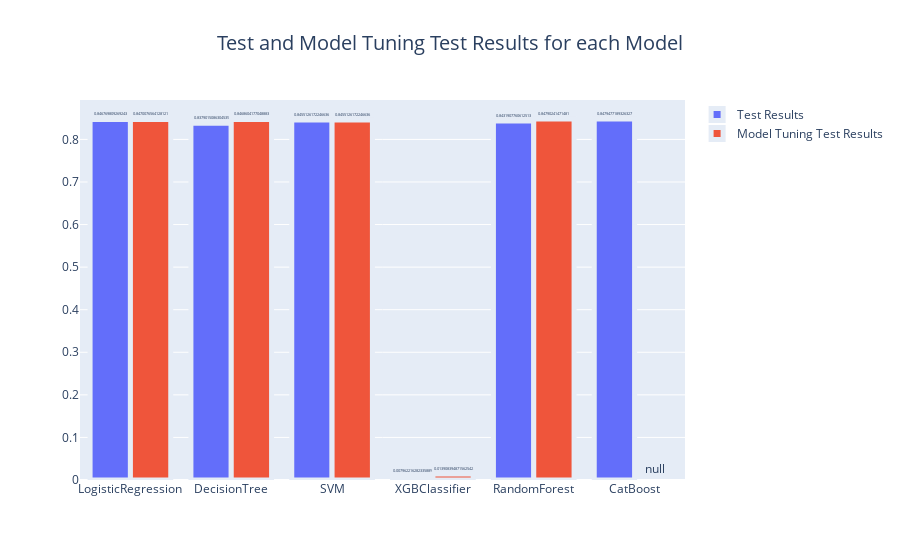
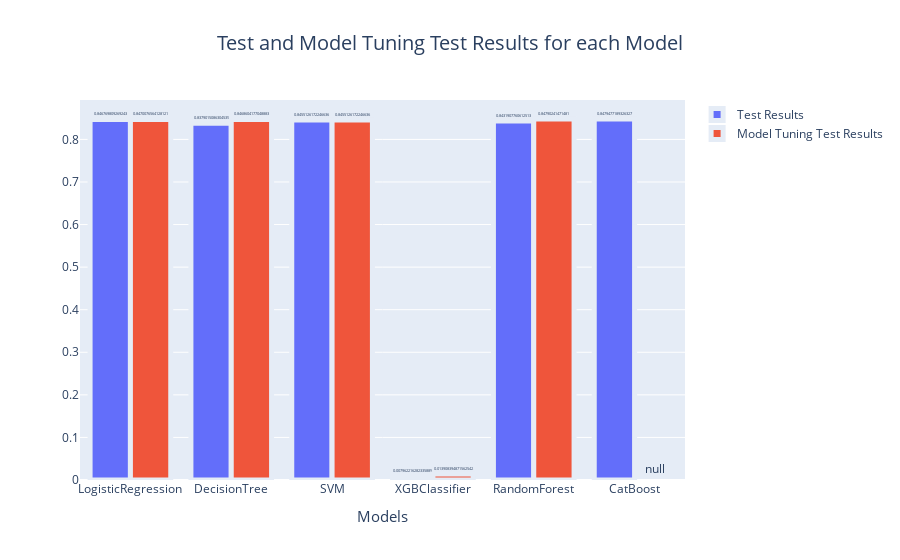
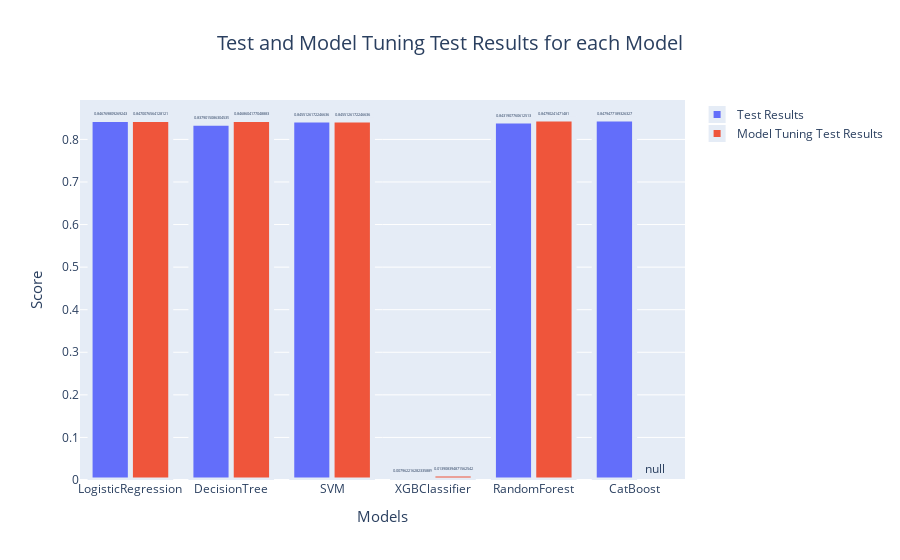
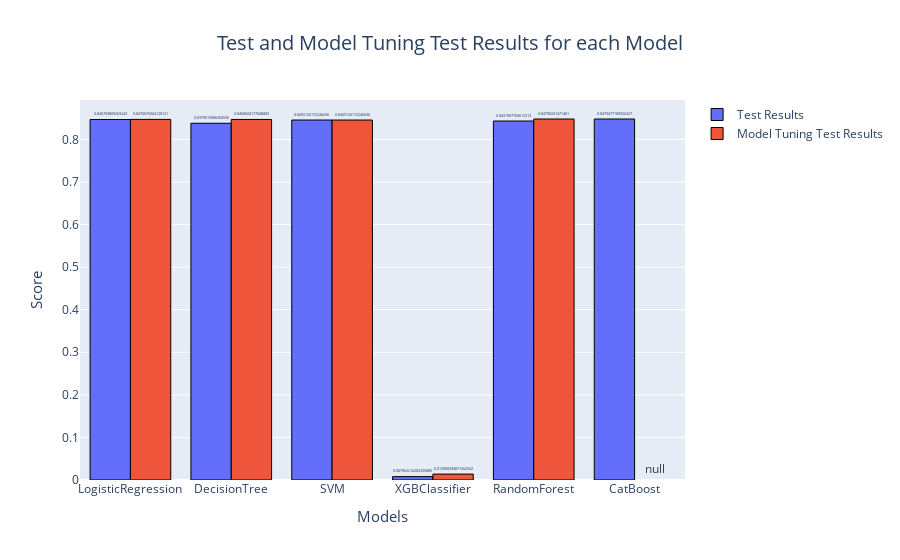

Here is the notebook cell these charts were saved with, in order:
### Code cell
# Get test and model tuning test score for each model
# Make lits of test score for each model and a model name list
test_list = [accuracy_log, accuracy_dectree, accuracy_svm, accuracy_gb, accuracy_ranfor, accuracy ]

tuning_test_list = [logreg_gscv_acc, decision_tree_gscv_acc, svm_gscv_acc, gradient_boosting_gscv_acc, random_forest_gscv_acc]

model_names = ['LogisticRegression', 'DecisionTree','SVM', 'XGBClassifier', 'RandomForest','CatBoost']


# Make dataframes of each test score
test_list = pd.DataFrame(test_list)
tuning_test_list = pd.DataFrame(tuning_test_list)
model_names = pd.DataFrame(model_names)

# Name each column
test_list.columns = ['Default']
tuning_test_list.columns = ['with RandomSearchCV']
model_names.columns = ['model']

# Concatenate each column
over_all_score = pd.concat([model_names, test_list, tuning_test_list], axis=1)
print(over_all_score)

    
# Plot bar chart of each test score results
fig = go.Figure(data=[go.Bar(x=over_all_score['model'], y=over_all_score['Default'], 
                             name='Test Results', texttemplate='%{y:20,.4f}', 
                             textposition='outside', marker={'line': {'width': 5}}),
                      go.Bar(x=over_all_score['model'], y=over_all_score['with RandomSearchCV'], 
                             name='Model Tuning Test Results', texttemplate='%{y:20,.4f}', 
                             textposition='outside', marker={'line': {'width': 5}})])
fig.update_layout(title_text='Test and Model Tuning Test Results for each Model',
                  title_x=0.5, title_font=dict(size=20))
fig.update_xaxes(title_text='Models', title_font={'size': 15})
fig.update_yaxes(title_text='Score', title_font={'size': 15})
fig.update_traces(marker={'line': {'color': 'Black', 'width': 1}})
fig.show()

### Figure 1 — Plotly figure (JSON) as saved in the notebook; plotly's stock layout.template omitted (floating-point values rounded to 4 significant figures)
{"data": [{"marker": {"line": {"width": 5}}, "name": "Test Results", "textposition": "outside", "texttemplate": "%{y:20,.4f}", "type": "bar", "x": ["LogisticRegression", "DecisionTree", "SVM", "XGBClassifier", "RandomForest", "CatBoost"], "y": [0.8468, 0.8379, 0.8455, 0.007962, 0.8432, 0.8479]}, {"marker": {"line": {"width": 5}}, "name": "Model Tuning Test Results", "textposition": "outside", "texttemplate": "%{y:20,.4f}", "type": "bar", "x": ["LogisticRegression", "DecisionTree", "SVM", "XGBClassifier", "RandomForest", "CatBoost"], "y": [0.847, 0.8469, 0.8455, 0.01391, 0.8479, null]}], "layout": {"title": {"font": {"size": 20}, "text": "Test and Model Tuning Test Results for each Model", "x": 0.5}}}

### Figure 2 — Plotly figure (JSON) as saved in the notebook; plotly's stock layout.template omitted (floating-point values rounded to 4 significant figures)
{"data": [{"marker": {"line": {"width": 5}}, "name": "Test Results", "textposition": "outside", "texttemplate": "%{y:20,.4f}", "type": "bar", "x": ["LogisticRegression", "DecisionTree", "SVM", "XGBClassifier", "RandomForest", "CatBoost"], "y": [0.8468, 0.8379, 0.8455, 0.007962, 0.8432, 0.8479]}, {"marker": {"line": {"width": 5}}, "name": "Model Tuning Test Results", "textposition": "outside", "texttemplate": "%{y:20,.4f}", "type": "bar", "x": ["LogisticRegression", "DecisionTree", "SVM", "XGBClassifier", "RandomForest", "CatBoost"], "y": [0.847, 0.8469, 0.8455, 0.01391, 0.8479, null]}], "layout": {"title": {"font": {"size": 20}, "text": "Test and Model Tuning Test Results for each Model", "x": 0.5}, "xaxis": {"title": {"font": {"size": 15}, "text": "Models"}}}}

### Figure 3 — Plotly figure (JSON) as saved in the notebook; plotly's stock layout.template omitted (floating-point values rounded to 4 significant figures)
{"data": [{"marker": {"line": {"width": 5}}, "name": "Test Results", "textposition": "outside", "texttemplate": "%{y:20,.4f}", "type": "bar", "x": ["LogisticRegression", "DecisionTree", "SVM", "XGBClassifier", "RandomForest", "CatBoost"], "y": [0.8468, 0.8379, 0.8455, 0.007962, 0.8432, 0.8479]}, {"marker": {"line": {"width": 5}}, "name": "Model Tuning Test Results", "textposition": "outside", "texttemplate": "%{y:20,.4f}", "type": "bar", "x": ["LogisticRegression", "DecisionTree", "SVM", "XGBClassifier", "RandomForest", "CatBoost"], "y": [0.847, 0.8469, 0.8455, 0.01391, 0.8479, null]}], "layout": {"title": {"font": {"size": 20}, "text": "Test and Model Tuning Test Results for each Model", "x": 0.5}, "xaxis": {"title": {"font": {"size": 15}, "text": "Models"}}, "yaxis": {"title": {"font": {"size": 15}, "text": "Score"}}}}

### Figure 4 — Plotly figure (JSON) as saved in the notebook; plotly's stock layout.template omitted (floating-point values rounded to 4 significant figures)
{"data": [{"marker": {"line": {"color": "Black", "width": 1}}, "name": "Test Results", "textposition": "outside", "texttemplate": "%{y:20,.4f}", "type": "bar", "x": ["LogisticRegression", "DecisionTree", "SVM", "XGBClassifier", "RandomForest", "CatBoost"], "y": [0.8468, 0.8379, 0.8455, 0.007962, 0.8432, 0.8479]}, {"marker": {"line": {"color": "Black", "width": 1}}, "name": "Model Tuning Test Results", "textposition": "outside", "texttemplate": "%{y:20,.4f}", "type": "bar", "x": ["LogisticRegression", "DecisionTree", "SVM", "XGBClassifier", "RandomForest", "CatBoost"], "y": [0.847, 0.8469, 0.8455, 0.01391, 0.8479, null]}], "layout": {"title": {"font": {"size": 20}, "text": "Test and Model Tuning Test Results for each Model", "x": 0.5}, "xaxis": {"title": {"font": {"size": 15}, "text": "Models"}}, "yaxis": {"title": {"font": {"size": 15}, "text": "Score"}}}}
